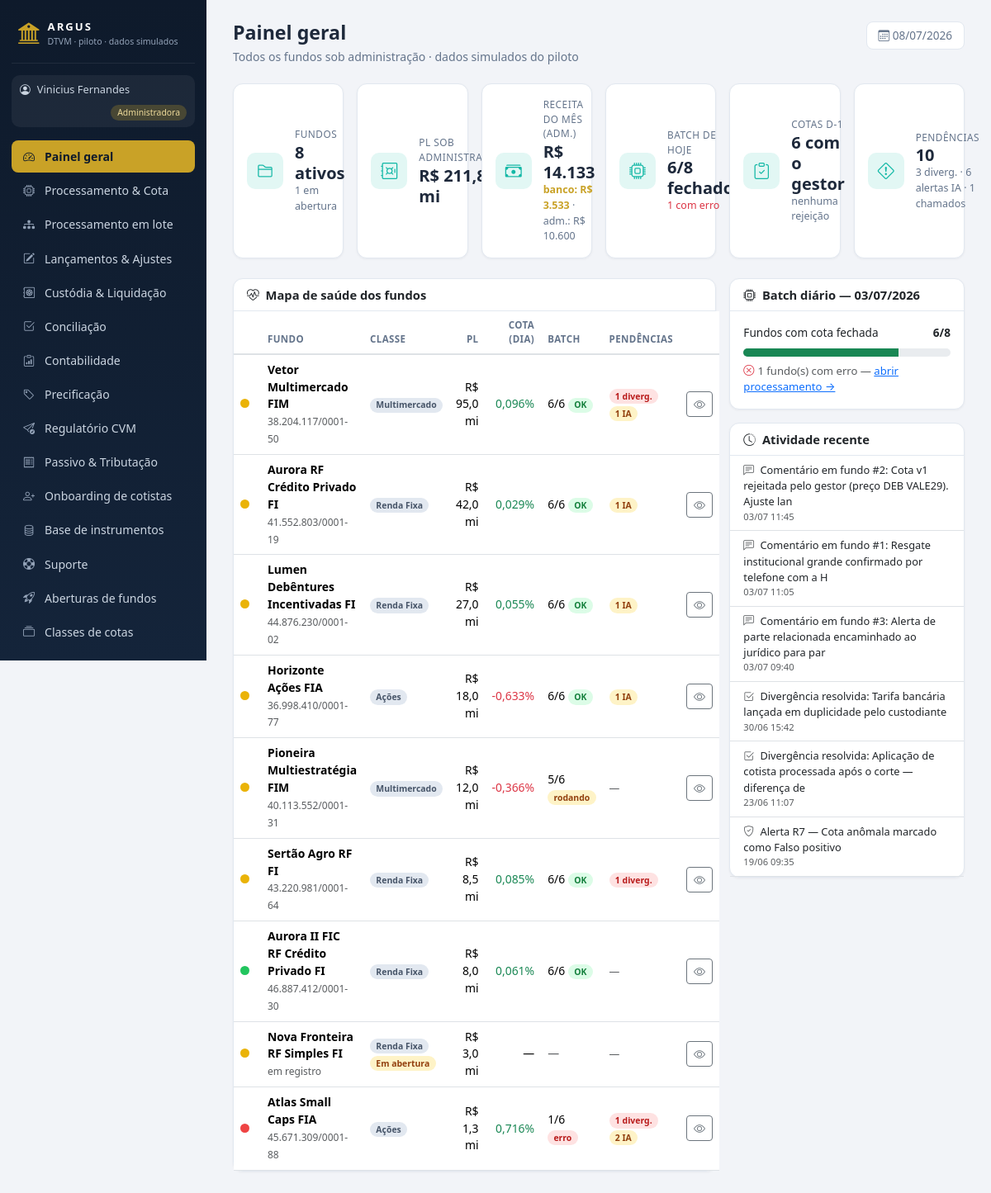
Page /admin/index.php (signed in) on the committed database.
### tables this page shows
CREATE TABLE usuarios (
  id INT AUTO_INCREMENT PRIMARY KEY,
  nome VARCHAR(100) NOT NULL,
  email VARCHAR(120) NOT NULL UNIQUE,
  senha VARCHAR(255) NOT NULL,         
  perfil ENUM('admin','gestor','custodia') NOT NULL,   
  fundo_id INT NULL,
  gestora VARCHAR(150) NULL,
  telefone VARCHAR(30) NULL,
  kyc_status VARCHAR(20) DEFAULT 'Pendente',
  criado_em DATETIME DEFAULT CURRENT_TIMESTAMP
);

CREATE TABLE fundos (
  id INT AUTO_INCREMENT PRIMARY KEY,
  nome VARCHAR(150) NOT NULL,
  cnpj VARCHAR(20),
  classe VARCHAR(50),                  
  publico_alvo VARCHAR(60),            
  condominio VARCHAR(20) DEFAULT 'Aberto',
  status VARCHAR(30) DEFAULT 'Ativo',  
  gestora VARCHAR(120),
  benchmark VARCHAR(30) DEFAULT 'CDI',
  tributacao VARCHAR(20) DEFAULT 'Longo Prazo',    
  provisao_despesas DECIMAL(18,2) DEFAULT 0,       
  tipo_fundo VARCHAR(10) DEFAULT 'FIF',            
  master_id INT DEFAULT NULL,                      
  taxa_adm DECIMAL(8,6) DEFAULT 0.0008,       
  taxa_gestao DECIMAL(8,6) DEFAULT 0.007,
  taxa_performance DECIMAL(8,6) DEFAULT 0,    
  caixa_atual DECIMAL(18,2) DEFAULT 0,
  pl_atual DECIMAL(18,2) DEFAULT 0,
  cota_atual DECIMAL(18,8) DEFAULT 1,
  data_abertura DATE
);

### admin/index.php (the view, shortened to what the rows shown need)
<?php
require_once __DIR__ . '/../config/db.php';
require_once __DIR__ . '/../includes/auth.php';
require_once __DIR__ . '/../includes/layout.php';
$u = exigir_perfil('admin');
$fundos = $pdo->query("SELECT * FROM fundos ORDER BY pl_atual DESC")->fetchAll();
$dataBatch = $pdo->query('SELECT MAX(data_ref) FROM processamento')->fetchColumn();
$batch = [];
if ($dataBatch) {
    $st = $pdo->prepare("SELECT fundo_id,
            SUM(status='OK') oks, SUM(status='Erro') erros, SUM(status='Pendente') pendentes,
            SUM(status='Rodando') rodando, COUNT(*) total
            FROM processamento WHERE data_ref = ? GROUP BY fundo_id");
    $st->execute([$dataBatch]);
    foreach ($st->fetchAll() as $r) $batch[$r['fundo_id']] = $r;
}
$divergencias = $pdo->query("SELECT fundo_id, COUNT(*) c FROM conciliacao WHERE situacao='Divergente' GROUP BY fundo_id")->fetchAll(PDO::FETCH_KEY_PAIR);
$alertasAbertos = $pdo->query("SELECT fundo_id, COUNT(*) c FROM alertas_fraude WHERE status IN ('Aberto','Em revisão') GROUP BY fundo_id")->fetchAll(PDO::FETCH_KEY_PAIR);
function var_dia(PDO $pdo, int $fid): ?float {
    $st = $pdo->prepare('SELECT valor_cota FROM cotas_historico WHERE fundo_id = ? ORDER BY data_ref DESC LIMIT 2');
    $st->execute([$fid]);
    $r = $st->fetchAll();
    return count($r) === 2 ? ((float)$r[0]['valor_cota'] / (float)$r[1]['valor_cota'] - 1) * 100 : null;
}
page_start('Painel geral', 'Painel geral', $u, 'Todos os fundos sob administração · dados simulados do piloto');
?>
<div class="row g-3">
  <div class="col-xl-8">
    <div class="card">
      <div class="card-body p-0">
        <table class="table table-hover mb-0">
          <thead><tr><th></th><th>Fundo</th><th>Classe</th><th class="text-end">PL</th>
            <th class="text-end">Cota (dia)</th><th>Batch</th><th>Pendências</th><th></th></tr></thead>
          <tbody>
          <?php foreach ($fundos as $f):
              $fid = (int)$f['id'];
              $b = $batch[$fid] ?? null;
              $nDiv = (int)($divergencias[$fid] ?? 0);
              $nAl = (int)($alertasAbertos[$fid] ?? 0);
              $temErro = $b && (int)$b['erros'] > 0;
              $temAtencao = $nDiv + $nAl > 0 || ($b && (int)$b['pendentes'] > 0);
              $sem = $f['status'] !== 'Ativo' ? 'sem-amarelo' : ($temErro ? 'sem-vermelho' : ($temAtencao ? 'sem-amarelo' : 'sem-verde'));
              $vd = $f['status'] === 'Ativo' ? var_dia($pdo, $fid) : null; ?>
            <tr>
              <td><span class="semaforo <?= $sem ?>"></span></td>
              <td><b><?= e_html($f['nome']) ?></b><br><span class="text-muted" style="font-size:.75rem"><?= e_html($f['cnpj']) ?></span></td>
              <td><?= badge($f['classe'], 'secondary') ?> <?= $f['status'] !== 'Ativo' ? badge_status($f['status']) : '' ?></td>
              <td class="text-end"><?= moeda_compacta($f['pl_atual']) ?></td>
              <td class="text-end <?= pct_color($vd) ?>"><?= pct($vd, 3) ?></td>
              <td><?php if ($b): ?>
                    <?= (int)$b['oks'] ?>/<?= (int)$b['total'] ?> <?= $temErro ? badge('erro', 'danger') : ((int)$b['oks'] === (int)$b['total'] ? badge('OK', 'success') : badge('rodando', 'warning')) ?>
                  <?php else: ?><span class="text-muted">—</span><?php endif; ?></td>
              <td>
                <?= $nDiv ? '<a class="link-limpo" href="conciliacao.php">' . badge($nDiv . ' diverg.', 'danger') . '</a> ' : '' ?>
                <?= $nAl ? '<a class="link-limpo" href="fraude.php">' . badge($nAl . ' IA', 'warning') . '</a>' : '' ?>
                <?= (!$nDiv && !$nAl) ? '<span class="text-muted" style="font-size:.8rem">—</span>' : '' ?>
              </td>
              <td class="text-end"><a class="btn btn-sm btn-outline-secondary" href="<?= BASE_URL ?>gestor/index.php?fundo_id=<?= $fid ?>" title="Ver como o gestor vê"><i class="bi bi-eye"></i></a></td>
            </tr>
          <?php endforeach; ?>
          </tbody>
        </table>
      </div>
    </div>
  </div>
</div>
<?php page_end();

### includes/layout.php (shortened to what the rows shown need)
<?php
require_once __DIR__ . '/helpers.php';
function menu_itens(array $u): array {
    $b = base_url();
    if ($u['perfil'] === 'admin') {
        return [
            ['Painel geral',        $b.'admin/index.php',          'bi-speedometer2'],
            ['Processamento & Cota', $b.'admin/processamento.php', 'bi-cpu'],
            ['Processamento em lote', $b.'admin/batch.php',        'bi-diagram-3-fill'],
            ['Lançamentos & Ajustes', $b.'admin/lancamentos.php',  'bi-pencil-square'],
            ['Custódia & Liquidação', $b.'admin/custodia.php',     'bi-safe2'],
            ['Conciliação',         $b.'admin/conciliacao.php',    'bi-check2-square'],
            ['Contabilidade',       $b.'admin/contabilidade.php',  'bi-clipboard-data'],
            ['Precificação',        $b.'admin/precificacao.php',   'bi-tag'],
            ['Regulatório CVM',     $b.'admin/regulatorio.php',    'bi-send-check'],
            ['Passivo & Tributação', $b.'admin/passivo.php',       'bi-receipt'],
            ['Onboarding de cotistas', $b.'admin/onboarding_cotista.php', 'bi-person-plus'],
            ['Base de instrumentos', $b.'admin/ativos.php',        'bi-database'],
            ['Suporte',             $b.'admin/tickets.php',        'bi-life-preserver'],
            ['Aberturas de fundos', $b.'admin/aberturas.php',      'bi-rocket-takeoff'],
            ['Classes de cotas',    $b.'admin/classes.php',        'bi-collection'],
            ['Classes & Subclasses', $b.'admin/subclasses.php',    'bi-diagram-3'],
            ['FIP / Private Equity', $b.'admin/fip.php',           'bi-building-gear'],
            ['Carteiras',           $b.'admin/carteiras.php',      'bi-collection'],
            ['Pendências',          $b.'admin/pendencias.php',     'bi-list-task'],
            ['IA · Fraude',         $b.'admin/fraude.php',         'bi-shield-exclamation'],
            ['Repasses',            $b.'admin/repasses.php',       'bi-cash-stack'],
            ['Fundos & Clientes',   $b.'admin/fundos.php',         'bi-folder-plus'],
        ];
    }
    global $pdo;
    $itens = [
        ['Visão geral',       $b.'gestor/index.php',        'bi-speedometer2'],
        ['Aprovação de cota', $b.'gestor/cotas.php',        'bi-clipboard-check'],
        ['Boletar operação',  $b.'gestor/boletas.php',      'bi-receipt-cutoff'],
        ['Catálogo de ativos', $b.'gestor/ativos.php',      'bi-database'],
        ['Carteira',          $b.'gestor/carteira.php',     'bi-pie-chart'],
        ['Caixa & Fluxo',     $b.'gestor/caixa.php',        'bi-wallet2'],
        ['Cotistas',          $b.'gestor/cotistas.php',     'bi-people'],
        ['Acessos de cotistas', $b.'gestor/acessos.php',    'bi-key'],
        ['Performance',       $b.'gestor/performance.php',  'bi-graph-up-arrow'],
        ['Relatórios',        $b.'gestor/relatorios.php',   'bi-file-earmark-text'],
        ['Enquadramento',     $b.'gestor/enquadramento.php','bi-check-circle'],
        ['Assembleias',       $b.'gestor/assembleias.php',  'bi-megaphone'],
        ['Comunicados',       $b.'gestor/comunicados.php',  'bi-chat-left-text'],
        ['Chamados de cotistas', $b.'gestor/chamados_cotistas.php', 'bi-chat-dots'],
        ['Equipe do fundo',   $b.'gestor/equipe.php',       'bi-people-fill'],
        ['Criar fundo',       $b.'gestor/novo_fundo.php',   'bi-plus-square'],
        ['Suporte',           $b.'gestor/tickets.php',      'bi-life-preserver'],
    ];
    $livres = ['Equipe do fundo', 'Criar fundo', 'Suporte'];
    $fundo = fundo_do_usuario($pdo, $u);
    $fid = (int)$fundo['id'];
    $principal = eh_principal($pdo, $u, $fid);
    $mapa = permissao_de_menu();
    return array_values(array_filter($itens, function ($it) use ($mapa, $principal, $pdo, $u, $fid, $livres) {
        if (in_array($it[0], $livres, true)) return true;
        $req = $mapa[$it[0]] ?? null;
        if ($req === null) return true;
        if ($req === '__principal__') return $principal;
        return $principal || pode($pdo, $u, $fid, $req);
    }));
}
function page_start(string $titulo, string $ativo, array $u, string $subtitulo = ''): void {
    $b = base_url();
    $perfilRotulo = ['admin' => 'Administradora', 'gestor' => 'Gestor', 'custodia' => 'Custodiante'][$u['perfil']] ?? $u['perfil'];
    $perfilCor    = ['admin' => 'gold', 'gestor' => 'teal'][$u['perfil']] ?? 'blue';
    ?><!DOCTYPE html>
<html lang="pt-BR">
<head>
<link href="https://cdn.jsdelivr.net/npm/bootstrap@5.3.3/dist/css/bootstrap.min.css" rel="stylesheet">
<link href="https://cdn.jsdelivr.net/npm/bootstrap-icons@1.11.3/font/bootstrap-icons.min.css" rel="stylesheet">
<link href="https://cdn.jsdelivr.net/npm/flatpickr@4.6.13/dist/flatpickr.min.css" rel="stylesheet">
<link href="<?= $b ?>assets/css/style.css" rel="stylesheet">
</head>
<body>
<div class="app-wrap">
  <aside class="sidebar">
    <div class="brand">
      <i class="bi bi-bank2"></i>
      <div>
      </div>
    </div>
    <div class="perfil-chip chip-<?= $perfilCor ?>">
      <i class="bi bi-person-circle"></i> <?= e_html($u['nome']) ?>
      <span><?= $perfilRotulo ?></span>
    </div>
    <nav class="menu">
      <?php foreach (menu_itens($u) as [$rotulo, $href, $icone]): ?>
        <a href="<?= $href ?>" class="<?= $rotulo === $ativo ? 'ativo' : '' ?>">
        </a>
      <?php endforeach; ?>
    </nav>
  </aside>
  <main class="conteudo">
    <div class="titulo-pagina">
      <div>
        <h1><?= e_html($titulo) ?></h1>
      </div>
    </div>
<?php
}
function page_end(): void {
    ?>
  </main>
</div>
</body>
</html><?php
}

### includes/helpers.php (shortened to what the rows shown need)
<?php
function moeda($v, int $dec = 2): string {
    return 'R$ ' . number_format((float)$v, $dec, ',', '.');
}
function moeda_compacta($v): string {
    $v = (float)$v;
    $abs = abs($v);
    if ($abs >= 1e6) return 'R$ ' . number_format($v / 1e6, 1, ',', '.') . ' mi';
    return moeda($v);
}
function pct($v, int $dec = 2): string {
    if ($v === null) return '—';
    return number_format((float)$v, $dec, ',', '.') . '%';
}
function pct_color($v): string {
    if ($v === null) return '';
    return $v >= 0 ? 'text-success' : 'text-danger';
}
function e_html($s): string { return htmlspecialchars((string)$s, ENT_QUOTES, 'UTF-8'); }
function badge(string $texto, string $cor): string {
    return '<span class="badge badge-soft-' . $cor . '">' . e_html($texto) . '</span>';
}
function badge_status(string $s): string {
    $map = [
        'OK' => 'success', 'Ativo' => 'success', 'Ativa' => 'success', 'Conciliado' => 'success', 'Concluída' => 'success',
        'Pago' => 'success', 'Aprovado' => 'success', 'Respondido' => 'success', 'Reenquadrado' => 'success',
        'Resolvido' => 'success', 'Encerrado' => 'secondary', 'Encerrada' => 'secondary', 'Falso positivo' => 'secondary',
        'Pendente' => 'warning', 'Em andamento' => 'warning', 'Em abertura' => 'warning',
        'Em análise' => 'warning', 'Em revisão' => 'warning', 'Apurado' => 'warning', 'Rodando' => 'info',
        'Instruído' => 'info', 'Aberto' => 'info', 'Em aberto' => 'warning',
        'Erro' => 'danger', 'Divergente' => 'danger', 'Escalado' => 'danger',
        'Alta' => 'danger', 'Média' => 'warning', 'Baixa' => 'secondary',
        'Timing' => 'info', 'Suspeita' => 'danger',
    ];
    return badge($s, $map[$s] ?? 'secondary');
}

### rows in the picture
usuarios: nome "Vinicius Fernandes", perfil "Administradora"
fundos: nome "Vetor Multimercado FIM", cnpj "38.204.117/0001-50", classe "Multimercado OK 1 diverg. 1 IA", pl_atual "R$ 95,0 mi", vd "0,096%", oks "6", total "6"
fundos: nome "Aurora RF Crédito Privado FI", cnpj "41.552.803/0001-19", classe "Renda Fixa OK 1 IA", pl_atual "R$ 42,0 mi", vd "0,029%", oks "6", total "6"
fundos: nome "Lumen Debêntures Incentivadas FI", cnpj "44.876.230/0001-02", classe "Renda Fixa OK 1 IA", pl_atual "R$ 27,0 mi", vd "0,055%", oks "6", total "6"
fundos: nome "Horizonte Ações FIA", cnpj "36.998.410/0001-77", classe "Ações OK 1 IA", pl_atual "R$ 18,0 mi", vd "-0,633%", oks "6", total "6"
fundos: nome "Pioneira Multiestratégia FIM", cnpj "40.113.552/0001-31", classe "Multimercado rodando", pl_atual "R$ 12,0 mi", vd "-0,366%", id "5", total "6"
fundos: nome "Sertão Agro RF FI", cnpj "43.220.981/0001-64", classe "Renda Fixa OK 1 diverg.", pl_atual "R$ 8,5 mi", vd "0,085%", id "6"
fundos: nome "Aurora II FIC RF Crédito Privado FI", cnpj "46.887.412/0001-30", classe "Renda Fixa OK", pl_atual "R$ 8,0 mi", vd "0,061%", oks "6", total "6"
fundos: nome "Nova Fronteira RF Simples FI", cnpj "em registro", classe "Renda Fixa Em abertura", pl_atual "R$ 3,0 mi", vd "—"
fundos: nome "Atlas Small Caps FIA", cnpj "45.671.309/0001-88", classe "Ações erro 1 diverg. 2 IA", pl_atual "R$ 1,3 mi", vd "0,716%", oks "1", total "6"

### other values in the picture
e_html($rotulo) "Painel geral"
e_html($rotulo) "Processamento & Cota"
e_html($rotulo) "Processamento em lote"
e_html($rotulo) "Lançamentos & Ajustes"
e_html($rotulo) "Custódia & Liquidação"
e_html($rotulo) "Conciliação"
e_html($rotulo) "Contabilidade"
e_html($rotulo) "Precificação"
e_html($rotulo) "Regulatório CVM"
e_html($rotulo) "Passivo & Tributação"
e_html($rotulo) "Onboarding de cotistas"
e_html($rotulo) "Base de instrumentos"
e_html($rotulo) "Suporte"
e_html($rotulo) "Aberturas de fundos"
e_html($rotulo) "Classes de cotas"
